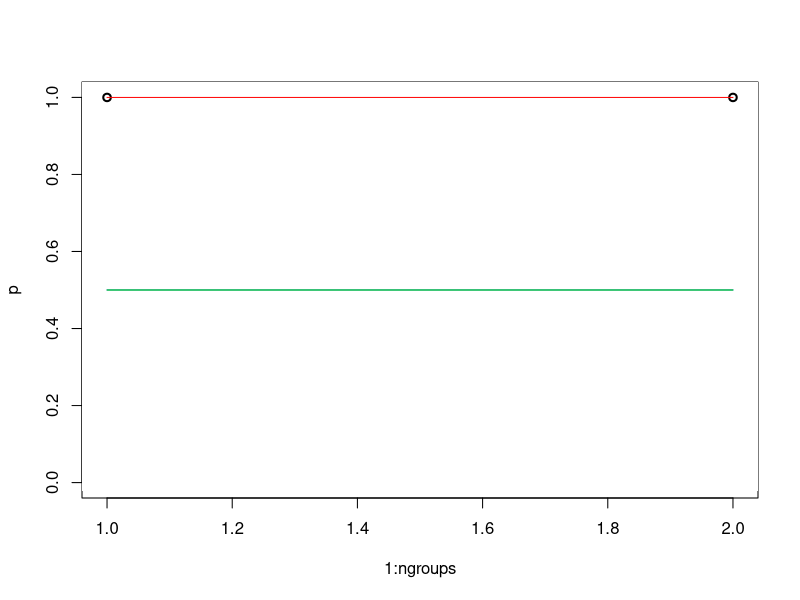
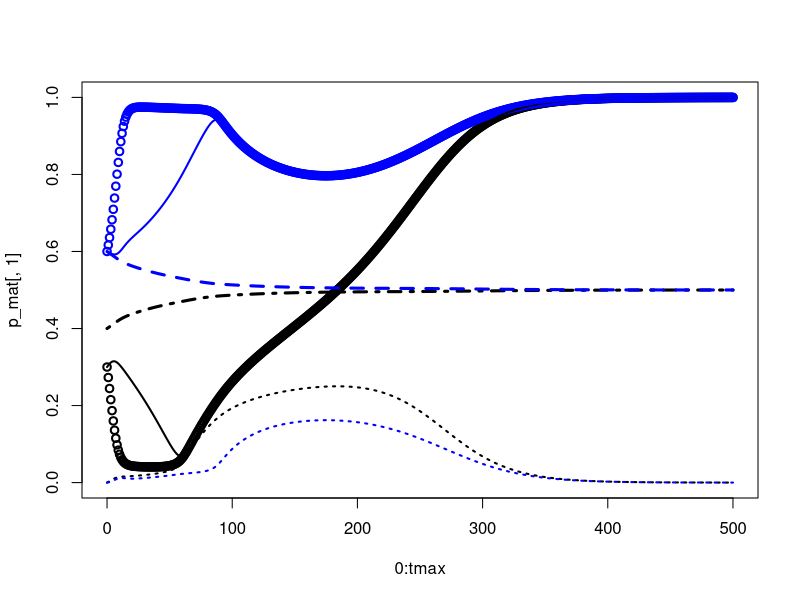

The R script that drew these images, in order:


feet_marker_sim <- function( tmax=1000 , ngroups=2 ,
    d=0.1, #coordination benefit
    g=0.1, #extra coordination benefit among mutualists
    h=0.1, #mis-coordination cost for mutualists
    a=0.9, #probability of assorting on marker
    m0=0.01, #base proportion of each group that migrates
    mu=0.5, #mean-payoff bias in migration decisions
    s=c(0.5, 0.5), #proportion of total population in each group 
    draw=TRUE ) {


    #tmax <- 100
    #ngroups <- 2
    #d <- 0.1 #coordination benefit
    #g <- 0 #extra coordination benefit among mutualists
    #h <- 0 #mis-coordination cost for mutualists
    #a <- 0.9 #probability of assorting on marker
    #m0 <- 0.01 #base proportion of each group that migrates
    #mu <- 0 #mean-payoff bias in migration decisions
    #s <- c(0.5, 0.5) #proportion of total population in each group
    #draw <- TRUE



    # init matrix of states
    # x[[k]][i,j] gives frequency of xijk
    xblank <- matrix(0,nrow=2,ncol=2)
    x <- list(xblank)
    for ( i in 1:ngroups ) {
        x[[i]] <- xblank
    }

    # init vector of group-mean fitnesses
    fit <- rep(0, times=ngroups)

    
    # fitness function
    # w0jk = 1-h+(d+g+h)((1-a)*p0k+a*x0jk/qjk)
    # w1jk = 1+d*((1-a)*p1k+a*x1jk/qjk)
    wijk <- function( i , j , k ) {

        i <- i+1 #turn behav and marker indices into matrix indices
        j <- j+1
        
        if (i==1) {
            w <- 1 - h + (d + g + h)*( (1 - a)*(x[[k]][1,1] + x[[k]][1,2]) +
                                        a*x[[k]][1,j]/(x[[k]][1,j] + x[[k]][2,j]) )
        } else {
            w <- 1 + d*( (1 - a)*(x[[k]][2,1] + x[[k]][2,2]) +
                            a*x[[k]][2,j]/(x[[k]][1,j] + x[[k]][2,j]) )
        } #else

        w
    }

    
    # payoff-biased migration function
    mij <- function( i , j ) {
        mij <- m0*( 1 + mu*(fit[j] - fit[i]) )
        mij
    }


    # group index bounding function
    groupindex <- function( k ) {
        k <- ifelse( k > ngroups , 1 , k )
        k <- ifelse( k < 1 , ngroups , k )
        k
    }
    
    #initial frequencies with no linkage
    for ( k in 1:ngroups ) {
        p <- k*0.3 #runif(1)  
        q <- k*0.3 #runif(1)
        x[[k]][1,1] <- p*q
        x[[k]][1,2] <- p*(1-q)
        x[[k]][2,1] <- (1-p)*q
        x[[k]][2,2] <- (1-p)*(1-q)
    }


    #initialize matrices to hold p, q, D, and s for all groups
    p_mat <- NULL
    q_mat <- NULL
    D_mat <- NULL
    s_mat <- s
    for ( k in 1:ngroups ) {
        p_mat <- cbind(p_mat, x[[k]][1,1] + x[[k]][1,2])
        q_mat <- cbind(q_mat, x[[k]][1,1] + x[[k]][2,1])
        D_mat <- cbind(D_mat, x[[k]][1,1]*x[[k]][2,2] - x[[k]][1,2]*x[[k]][2,1])
    }
    
    print("START")
    print(x)
    
    for ( t in 1:tmax ) {

        xnew <- x 

        # learning
        for( k in 1:ngroups ) {
            w11k <- wijk( 1 , 1 , k )
            w10k <- wijk( 1 , 0 , k )
            w01k <- wijk( 0 , 1 , k )
            w00k <- wijk( 0 , 0 , k )
            wbar <- x[[k]][1,1]*w00k + x[[k]][1,2]*w01k + x[[k]][2,1]*w10k + x[[k]][2,2]*w11k
            xnew[[k]][1,1] <- x[[k]][1,1] * w00k / wbar
            xnew[[k]][1,2] <- x[[k]][1,2] * w01k / wbar
            xnew[[k]][2,1] <- x[[k]][2,1] * w10k / wbar
            xnew[[k]][2,2] <- x[[k]][2,2] * w11k / wbar

            fit[k] <- wbar #save group-mean fitness for later
        } #k

        xnewnew <- xnew
        snew <- s

        # migrate
        for( k in 1:ngroups ) {
            n1 <- groupindex(k+1)
            n2 <- groupindex(k-1)
            m_k_n1 <- mij( k , n1 )
            m_n1_k <- mij( n1 , k )
            #m_k_n2 <- mij( k , n2 ) #for now assume only two groups
            #m_n2_k <- mij( n2 , k )

            for ( i in 1:2 ) {
                for ( j in 1:2 ) {

                    #for now assume only two groups
                    xnewnew[[k]][i,j] <- ( xnew[[k]][i,j]*s[k]*( 1 - m_k_n1 ) +
                                            xnew[[n1]][i,j]*s[n1]*m_n1_k )/
                                            ( s[k]*( 1 - m_k_n1 ) + s[n1]*m_n1_k )
                } #j
            } #i

            #recursion for group size    
            snew[k] <- s[k]*(1 - m_k_n1) + s[n1]*m_n1_k

        } #k

        x <- xnewnew
        s <- snew
        
        
        # draw
        if ( draw==TRUE ) {
            p <- sapply( 1:ngroups , function(z) x[[z]][1,1] + x[[z]][1,2] )
            q <- sapply( 1:ngroups , function(z) x[[z]][1,1] + x[[z]][2,1] )
            linkage <- sapply( 1:ngroups , function(z) x[[z]][1,1]*x[[z]][2,2] - x[[z]][1,2]*x[[z]][2,1] )
            linkage <- linkage + 0.5
            
            #update results matrices
            p_mat <- rbind(p_mat, p)
            q_mat <- rbind(q_mat, q)
            D_mat <- rbind(D_mat, linkage-0.5)
            s_mat <- rbind(s_mat, s)


            if ( t==1 ) {
                plot( 1:ngroups , p , ylim=c(0,1) , lwd=2 )
            } else {
                rect( 0,-.02,ngroups+.1,1.1 , col="white" , border="white" )
                points( 1:ngroups , p , lwd=2 )
            }
            lines( 1:ngroups , q , col="red" )
            lines( 1:ngroups , linkage , col="blue" )
            lines( 1:ngroups , s , col="green") #proportion of population in each group

        }
        
    } # t
    print("END")
    invisible(x)

    print(s[1:ngroups])
    print(fit)

    plot(0:tmax, p_mat[,1], ylim=c(0,1) , lwd=2, col="black" )
    points(0:tmax, p_mat[,2], ylim=c(0,1) , lwd=2, col="blue")
    lines(0:tmax, q_mat[,1], ylim=c(0,1) , lwd=2, col="black")
    lines(0:tmax, q_mat[,2], ylim=c(0,1) , lwd=2, col="blue")
    lines(0:tmax, D_mat[,1], ylim=c(0,1) , lwd=2, col="black", lty=3)
    lines(0:tmax, D_mat[,2], ylim=c(0,1) , lwd=2, col="blue", lty=3)
    lines(0:tmax, s_mat[,1], ylim=c(0,1) , lwd=3, col="black", lty=4)
    lines(0:tmax, s_mat[,2], ylim=c(0,1) , lwd=3, col="blue", lty=2)

    
} #function

feet_marker_sim( ngroups=2, tmax=500,
    d=0.5, #coordination benefit
    g=0, #extra coordination benefit among mutualists
    h=0, #mis-coordination cost for mutualists
    a=0.9, #probability of assorting on marker
    m0=0.01, #base proportion of each group that migrates
    mu=0.8, #mean-payoff bias in migration decisions
    s=c(0.4, 0.6), #proportion of total population in each group 
    draw=TRUE )


